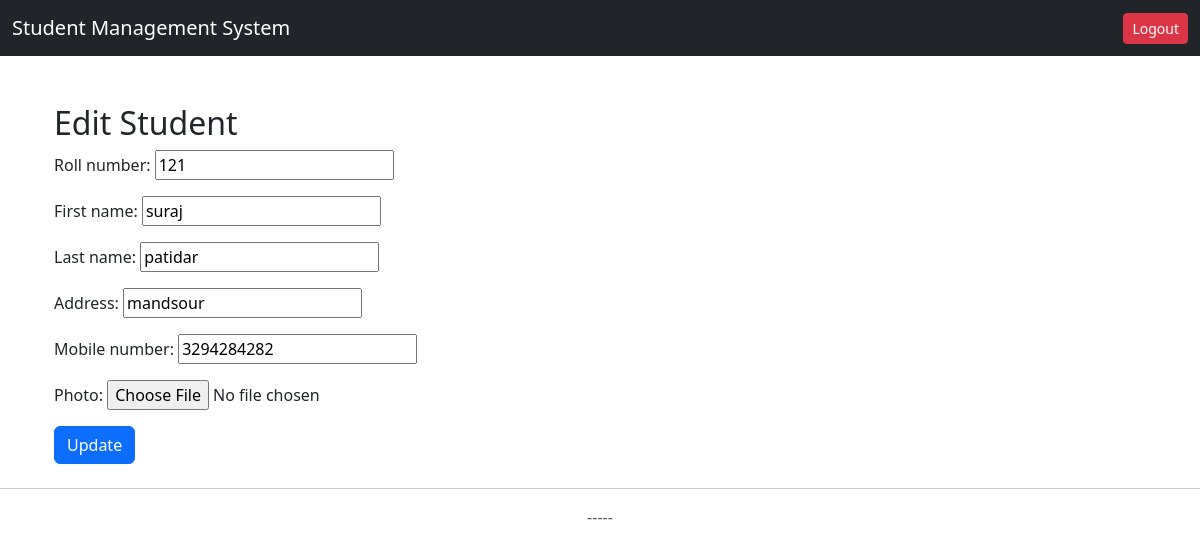
/edit/9/ (signed in), run on the app's committed database.
### student_app/models.py (models this page shows, shortened)
class Student(models.Model):
    roll_number = models.IntegerField()
    first_name = models.CharField(max_length=30)
    last_name = models.CharField(max_length=30)
    address = models.CharField(max_length=50, blank=True, null=True)
    mobile_number = models.CharField(max_length=15)
    photo = models.ImageField(upload_to='student_photos/', null=True, blank=True)  # <-- yaha add

### student_app/views.py (the view)
# urls.py: path('edit/<int:pk>/', views.edit_student, name='student_edit'),
@login_required
def edit_student(request, pk):
    student = get_object_or_404(Student, pk=pk)
    if request.method == "POST":
        form = StudentForm(request.POST, instance=student)  # yaha form use karo
        if form.is_valid():
            form.save()
            return redirect('student_list')
    else:
        form = StudentForm(instance=student)
    return render(request, 'student_app/edit_student.html', {'form': form})

### student_app/forms.py
class StudentForm(forms.ModelForm):
    class Meta:
        model = Student
        fields = ['roll_number', 'first_name', 'last_name', 'address', 'mobile_number','photo']

### templates/student_app/edit_student.html (shortened to what this page needs)
{% extends "base.html" %}
{% block content %}
<div class="container mt-5">
    <h2>Edit Student</h2>
    <form method="post">
        {{ form.as_p }}
        <button type="submit" class="btn btn-primary">Update</button>
    </form>
</div>
{% endblock %}

### data on the page
Student: roll_number "121", first_name "suraj", last_name "patidar", address "mandsour", mobile_number "3294284282"
